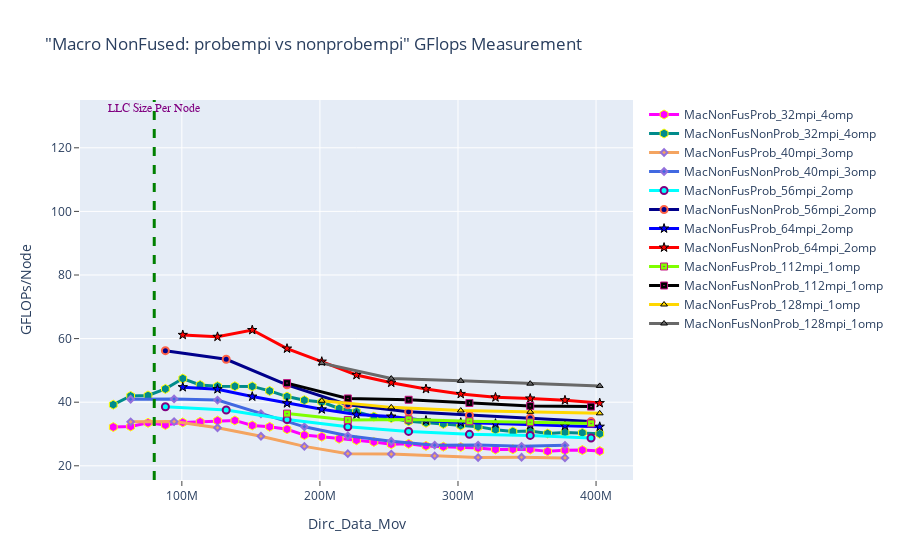

This figure's notebook cell:
### Markdown cell above
## GFLOPS - Macro nonfused: Probempi vs Nonprobempi

### Code cell
fig = go.Figure() 

# 1----
fig.add_trace(go.Scatter(x=(dfn4MacNonFusProb_32mpi_4omp.Dirc_Data_Mov*(dfn4MacNonFusProb_32mpi_4omp.MPI_size/4)), 
                         y=(dfn4MacNonFusProb_32mpi_4omp.GFLOPS*(dfn4MacNonFusProb_32mpi_4omp.MPI_size/4)), 
                         mode='lines+markers', 
                         name='MacNonFusProb_32mpi_4omp',
                         line=dict(color='magenta',width=3),
                         marker=dict(symbol='hexagon',size=9, line=dict(color='yellow',width=1))))

fig.add_trace(go.Scatter(x=(dfn4MacNonFusNonProb_32mpi_4omp.Dirc_Data_Mov*(dfn4MacNonFusNonProb_32mpi_4omp.MPI_size/4)), 
                         y=(dfn4MacNonFusNonProb_32mpi_4omp.GFLOPS*(dfn4MacNonFusNonProb_32mpi_4omp.MPI_size/4)), 
                         mode='lines+markers', 
                         name='MacNonFusNonProb_32mpi_4omp',
                         line=dict(color='darkcyan',width=3),
                         marker=dict(symbol='hexagon',size=9, line=dict(color='yellow',width=1))))


# 2----
fig.add_trace(go.Scatter(x=(dfn4MacNonFusProb_40mpi_3omp.Dirc_Data_Mov*(dfn4MacNonFusProb_40mpi_3omp.MPI_size/4)), 
                         y=(dfn4MacNonFusProb_40mpi_3omp.GFLOPS*(dfn4MacNonFusProb_40mpi_3omp.MPI_size/4)), 
                         mode='lines+markers', 
                         name='MacNonFusProb_40mpi_3omp',
                         line=dict(color='sandybrown',width=3),
                         marker=dict(symbol='diamond',size=5,line=dict(color='MediumPurple',width=2))))

fig.add_trace(go.Scatter(x=(dfn4MacNonFusNonProb_40mpi_3omp.Dirc_Data_Mov*(dfn4MacNonFusNonProb_40mpi_3omp.MPI_size/4)), 
                         y=(dfn4MacNonFusNonProb_40mpi_3omp.GFLOPS*(dfn4MacNonFusNonProb_40mpi_3omp.MPI_size/4)), 
                         mode='lines+markers', 
                         name='MacNonFusNonProb_40mpi_3omp',
                         line=dict(color='royalblue',width=3),
                         marker=dict(symbol='diamond',size=5,line=dict(color='MediumPurple',width=2))))


# 3----
fig.add_trace(go.Scatter(x=(dfn4MacNonFusProb_56mpi_2omp.Dirc_Data_Mov*(dfn4MacNonFusProb_56mpi_2omp.MPI_size/4)), 
                         y=(dfn4MacNonFusProb_56mpi_2omp.GFLOPS*(dfn4MacNonFusProb_56mpi_2omp.MPI_size/4)), 
                         mode='lines+markers', 
                         name='MacNonFusProb_56mpi_2omp',
                         line=dict(color='cyan',width=3),
                         marker=dict(symbol='circle',size=7,line=dict(color='Purple',width=2))))

fig.add_trace(go.Scatter(x=(dfn4MacNonFusNonProb_56mpi_2omp.Dirc_Data_Mov*(dfn4MacNonFusNonProb_56mpi_2omp.MPI_size/4)), 
                         y=(dfn4MacNonFusNonProb_56mpi_2omp.GFLOPS*(dfn4MacNonFusNonProb_56mpi_2omp.MPI_size/4)), 
                         mode='lines+markers', 
                         name='MacNonFusNonProb_56mpi_2omp',
                         line=dict(color='darkblue',width=3),
                         marker=dict(symbol='circle',size=7, line=dict(color='tomato',width=2))))

# 4----
fig.add_trace(go.Scatter(x=(dfn4MacNonFusProb_64mpi_2omp.Dirc_Data_Mov*(dfn4MacNonFusProb_64mpi_2omp.MPI_size/4)), 
                         y=(dfn4MacNonFusProb_64mpi_2omp.GFLOPS*(dfn4MacNonFusProb_64mpi_2omp.MPI_size/4)), 
                         mode='lines+markers', 
                         name='MacNonFusProb_64mpi_2omp',
                         line=dict(color='blue',width=3),
                         marker=dict(symbol='star',size=7, line=dict(color='black',width=1))))

fig.add_trace(go.Scatter(x=(dfn4MacNonFusNonProb_64mpi_2omp.Dirc_Data_Mov*(dfn4MacNonFusNonProb_64mpi_2omp.MPI_size/4)), 
                         y=(dfn4MacNonFusNonProb_64mpi_2omp.GFLOPS*(dfn4MacNonFusNonProb_64mpi_2omp.MPI_size/4)), 
                         mode='lines+markers', 
                         name='MacNonFusNonProb_64mpi_2omp',
                         line=dict(color='red',width=3),
                         marker=dict(symbol='star',size=7, line=dict(color='black',width=1))))



# 5----
fig.add_trace(go.Scatter(x=(dfn4MacNonFusProb_112mpi_1omp.Dirc_Data_Mov*(dfn4MacNonFusProb_112mpi_1omp.MPI_size/4)), 
                         y=(dfn4MacNonFusProb_112mpi_1omp.GFLOPS*(dfn4MacNonFusProb_112mpi_1omp.MPI_size/4)), 
                         mode='lines+markers', 
                         name='MacNonFusProb_112mpi_1omp',
                         line=dict(color='chartreuse',width=3),
                         marker=dict(symbol='square-dot',size=7, line=dict(color='mediumvioletred',width=1))))

fig.add_trace(go.Scatter(x=(dfn4MacNonFusNonProb_112mpi_1omp.Dirc_Data_Mov*(dfn4MacNonFusNonProb_112mpi_1omp.MPI_size/4)), 
                         y=(dfn4MacNonFusNonProb_112mpi_1omp.GFLOPS*(dfn4MacNonFusNonProb_112mpi_1omp.MPI_size/4)), 
                         mode='lines+markers', 
                         name='MacNonFusNonProb_112mpi_1omp',
                         line=dict(color='black',width=3),
                         marker=dict(symbol='square-dot',size=7, line=dict(color='mediumvioletred',width=1))))

# 6----
fig.add_trace(go.Scatter(x=(dfn4MacNonFusProb_128mpi_1omp.Dirc_Data_Mov*(dfn4MacNonFusProb_128mpi_1omp.MPI_size/4)), 
                         y=(dfn4MacNonFusProb_128mpi_1omp.GFLOPS*(dfn4MacNonFusProb_128mpi_1omp.MPI_size/4)), 
                         mode='lines+markers', 
                         name='MacNonFusProb_128mpi_1omp',
                         line=dict(color='gold',width=3),
                         marker=dict(symbol='triangle-up',size=6, line=dict(color='black',width=1))))

fig.add_trace(go.Scatter(x=(dfn4MacNonFusNonProb_128mpi_1omp.Dirc_Data_Mov*(dfn4MacNonFusNonProb_128mpi_1omp.MPI_size/4)), 
                         y=(dfn4MacNonFusNonProb_128mpi_1omp.GFLOPS*(dfn4MacNonFusNonProb_128mpi_1omp.MPI_size/4)), 
                         mode='lines+markers', 
                         name='MacNonFusNonProb_128mpi_1omp',
                         line=dict(color='dimgray',width=3),
                         marker=dict(symbol='triangle-up',size=6, line=dict(color='black',width=1))))


# Adding a vertical line
fig.add_vline(x=80e6, line_width=3, line_dash="dash", line_color="green")
# fig.add_hline(y=1024, line_width=3, line_dash="dash", line_color="red")

# Add annotation
fig.add_annotation(
    x='80e6'
    , y=130
    , text=f'LLC Size Per Node'
    , yanchor='bottom'
    , showarrow=False
    , arrowhead=1
    , arrowsize=1
    , arrowwidth=2
    , arrowcolor="#636363"
    , ax=-20
    , ay=-30
    , font=dict(size=12, color="purple", family="Sans Serif")
    , align="left"
    ,)

fig.update_layout(title='"Macro NonFused: probempi vs nonprobempi" GFlops Measurement',
                  xaxis_title='Dirc_Data_Mov', yaxis_title='GFLOPs/Node', 
                  xaxis=dict(ticks="outside"),  
                  yaxis=dict(ticks="outside"))

### Figure 1 — Plotly figure (JSON) as saved in the notebook; plotly's stock layout.template omitted (floating-point values rounded to 4 significant figures)
{"data": [{"line": {"color": "magenta", "width": 3}, "marker": {"line": {"color": "yellow", "width": 1}, "size": 9, "symbol": "hexagon"}, "mode": "lines+markers", "name": "MacNonFusProb_32mpi_4omp", "type": "scatter", "x": [50331648, 62914560, 75497472, 88080384, 100663296, 113246208, 125829120, 138412032, 150994944, 163577856, 176160768, 188743680, 201326592, 213909504, 226492416, 239075328, 251658240, 264241152, 276824064, 289406976, 301989888, 314572800, 327155712, 339738624, 352321536, 364904448, 377487360, 390070272, 402653184], "y": [32.18, 32.36, 33.51, 32.82, 33.65, 33.82, 34.2, 34.26, 32.69, 32.26, 31.5, 29.65, 29.16, 28.51, 28.03, 27.51, 26.79, 26.9, 26.26, 26.02, 25.89, 25.62, 25.14, 25.21, 25.1, 24.54, 24.87, 24.94, 24.64]}, {"line": {"color": "darkcyan", "width": 3}, "marker": {"line": {"color": "yellow", "width": 1}, "size": 9, "symbol": "hexagon"}, "mode": "lines+markers", "name": "MacNonFusNonProb_32mpi_4omp", "type": "scatter", "x": [50331648, 62914560, 75497472, 88080384, 100663296, 113246208, 125829120, 138412032, 150994944, 163577856, 176160768, 188743680, 201326592, 213909504, 226492416, 239075328, 251658240, 264241152, 276824064, 289406976, 301989888, 314572800, 327155712, 339738624, 352321536, 364904448, 377487360, 390070272, 402653184], "y": [39.23, 41.97, 42.1, 44.18, 47.43, 45.4, 45.04, 45.02, 44.97, 43.55, 41.77, 40.62, 40.04, 38.03, 37.01, 35.47, 35.01, 33.99, 33.54, 33.18, 32.65, 32.32, 31.35, 30.81, 30.91, 30.14, 30.49, 30.37, 30.05]}, {"line": {"color": "sandybrown", "width": 3}, "marker": {"line": {"color": "MediumPurple", "width": 2}, "size": 5, "symbol": "diamond"}, "mode": "lines+markers", "name": "MacNonFusProb_40mpi_3omp", "type": "scatter", "x": [62914560, 94371840, 125829120, 157286400, 188743680, 220200960, 251658240, 283115520, 314572800, 346030080, 377487360], "y": [33.82, 33.89, 31.96, 29.3, 26.1, 23.82, 23.67, 23.12, 22.59, 22.68, 22.49]}, {"line": {"color": "royalblue", "width": 3}, "marker": {"line": {"color": "MediumPurple", "width": 2}, "size": 5, "symbol": "diamond"}, "mode": "lines+markers", "name": "MacNonFusNonProb_40mpi_3omp", "type": "scatter", "x": [62914560, 94371840, 125829120, 157286400, 188743680, 220200960, 251658240, 283115520, 314572800, 346030080, 377487360], "y": [40.93, 41.02, 40.66, 36.36, 32.25, 29.43, 27.71, 26.49, 26.51, 26.11, 26.43]}, {"line": {"color": "cyan", "width": 3}, "marker": {"line": {"color": "Purple", "width": 2}, "size": 7, "symbol": "circle"}, "mode": "lines+markers", "name": "MacNonFusProb_56mpi_2omp", "type": "scatter", "x": [88080384, 132120576, 176160768, 220200960, 264241152, 308281344, 352321536, 396361728], "y": [38.57, 37.56, 34.55, 32.27, 30.81, 29.89, 29.56, 28.74]}, {"line": {"color": "darkblue", "width": 3}, "marker": {"line": {"color": "tomato", "width": 2}, "size": 7, "symbol": "circle"}, "mode": "lines+markers", "name": "MacNonFusNonProb_56mpi_2omp", "type": "scatter", "x": [88080384, 132120576, 176160768, 220200960, 264241152, 308281344, 352321536, 396361728], "y": [56.2, 53.51, 45.46, 39.21, 36.98, 35.89, 35.03, 33.91]}, {"line": {"color": "blue", "width": 3}, "marker": {"line": {"color": "black", "width": 1}, "size": 7, "symbol": "star"}, "mode": "lines+markers", "name": "MacNonFusProb_64mpi_2omp", "type": "scatter", "x": [100663296, 125829120, 150994944, 176160768, 201326592, 226492416, 251658240, 276824064, 301989888, 327155712, 352321536, 377487360, 402653184], "y": [44.74, 44.1, 41.76, 39.65, 37.75, 36.1, 35.47, 34.25, 33.59, 33.28, 32.85, 32.56, 32.3]}, {"line": {"color": "red", "width": 3}, "marker": {"line": {"color": "black", "width": 1}, "size": 7, "symbol": "star"}, "mode": "lines+markers", "name": "MacNonFusNonProb_64mpi_2omp", "type": "scatter", "x": [100663296, 125829120, 150994944, 176160768, 201326592, 226492416, 251658240, 276824064, 301989888, 327155712, 352321536, 377487360, 402653184], "y": [61.17, 60.58, 62.7, 56.86, 52.77, 48.55, 46.13, 44.17, 42.6, 41.52, 41.17, 40.62, 39.72]}, {"line": {"color": "chartreuse", "width": 3}, "marker": {"line": {"color": "mediumvioletred", "width": 1}, "size": 7, "symbol": "square-dot"}, "mode": "lines+markers", "name": "MacNonFusProb_112mpi_1omp", "type": "scatter", "x": [176160768, 220200960, 264241152, 308281344, 352321536, 396361728], "y": [36.42, 34.39, 34.59, 34.0, 33.66, 33.32]}, {"line": {"color": "black", "width": 3}, "marker": {"line": {"color": "mediumvioletred", "width": 1}, "size": 7, "symbol": "square-dot"}, "mode": "lines+markers", "name": "MacNonFusNonProb_112mpi_1omp", "type": "scatter", "x": [176160768, 220200960, 264241152, 308281344, 352321536, 396361728], "y": [46.0, 41.18, 40.77, 39.76, 38.84, 38.61]}, {"line": {"color": "gold", "width": 3}, "marker": {"line": {"color": "black", "width": 1}, "size": 6, "symbol": "triangle-up"}, "mode": "lines+markers", "name": "MacNonFusProb_128mpi_1omp", "type": "scatter", "x": [201326592, 251658240, 301989888, 352321536, 402653184], "y": [40.45, 38.37, 37.37, 36.98, 36.5]}, {"line": {"color": "dimgray", "width": 3}, "marker": {"line": {"color": "black", "width": 1}, "size": 6, "symbol": "triangle-up"}, "mode": "lines+markers", "name": "MacNonFusNonProb_128mpi_1omp", "type": "scatter", "x": [201326592, 251658240, 301989888, 352321536, 402653184], "y": [52.28, 47.43, 46.73, 45.82, 45.12]}], "layout": {"annotations": [{"align": "left", "arrowcolor": "#636363", "arrowhead": 1, "arrowsize": 1, "arrowwidth": 2, "ax": -20, "ay": -30, "font": {"color": "purple", "family": "Sans Serif", "size": 12}, "showarrow": false, "text": "LLC Size Per Node", "x": "80e6", "y": 130, "yanchor": "bottom"}], "shapes": [{"line": {"color": "green", "dash": "dash", "width": 3}, "type": "line", "x0": 80000000, "x1": 80000000, "xref": "x", "y0": 0, "y1": 1, "yref": "y domain"}], "title": {"text": "\"Macro NonFused: probempi vs nonprobempi\" GFlops Measurement"}, "xaxis": {"ticks": "outside", "title": {"text": "Dirc_Data_Mov"}}, "yaxis": {"ticks": "outside", "title": {"text": "GFLOPs/Node"}}}}
